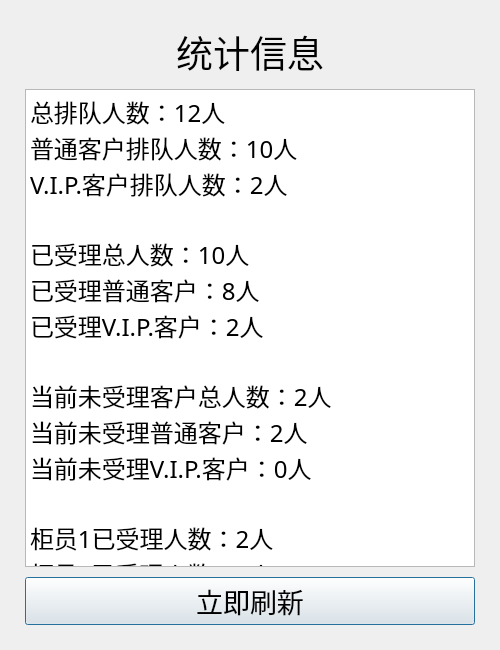
<?xml version="1.0" encoding="UTF-8"?>
<ui version="4.0">
 <class>ManagerDialog</class>
 <widget class="QDialog" name="ManagerDialog">
  <property name="geometry">
   <rect>
    <x>0</x>
    <y>0</y>
    <width>500</width>
    <height>650</height>
   </rect>
  </property>
  <property name="minimumSize">
   <size>
    <width>500</width>
    <height>650</height>
   </size>
  </property>
  <property name="maximumSize">
   <size>
    <width>500</width>
    <height>650</height>
   </size>
  </property>
  <property name="windowTitle">
   <string>Dialog</string>
  </property>
  <layout class="QVBoxLayout" name="verticalLayout">
   <property name="spacing">
    <number>10</number>
   </property>
   <property name="leftMargin">
    <number>25</number>
   </property>
   <property name="topMargin">
    <number>25</number>
   </property>
   <property name="rightMargin">
    <number>25</number>
   </property>
   <property name="bottomMargin">
    <number>25</number>
   </property>
   <item>
    <widget class="QLabel" name="title">
     <property name="enabled">
      <bool>true</bool>
     </property>
     <property name="font">
      <font>
       <family>Noto Sans CJK SC Medium</family>
       <pointsize>28</pointsize>
      </font>
     </property>
     <property name="text">
      <string>统计信息</string>
     </property>
     <property name="alignment">
      <set>Qt::AlignCenter</set>
     </property>
    </widget>
   </item>
   <item>
    <widget class="QTextEdit" name="statics">
     <property name="enabled">
      <bool>true</bool>
     </property>
     <property name="font">
      <font>
       <family>Noto Sans CJK SC Medium</family>
       <pointsize>18</pointsize>
      </font>
     </property>
     <property name="verticalScrollBarPolicy">
      <enum>Qt::ScrollBarAlwaysOff</enum>
     </property>
     <property name="sizeAdjustPolicy">
      <enum>QAbstractScrollArea::AdjustIgnored</enum>
     </property>
     <property name="readOnly">
      <bool>true</bool>
     </property>
     <property name="html">
      <string>&lt;!DOCTYPE HTML PUBLIC &quot;-//W3C//DTD HTML 4.0//EN&quot; &quot;http://www.w3.org/TR/REC-html40/strict.dtd&quot;&gt;
&lt;html&gt;&lt;head&gt;&lt;meta name=&quot;qrichtext&quot; content=&quot;1&quot; /&gt;&lt;style type=&quot;text/css&quot;&gt;
p, li { white-space: pre-wrap; }
&lt;/style&gt;&lt;/head&gt;&lt;body style=&quot; font-family:'Noto Sans CJK SC Medium'; font-size:18pt; font-weight:400; font-style:normal;&quot;&gt;
&lt;p style=&quot; margin-top:0px; margin-bottom:0px; margin-left:0px; margin-right:0px; -qt-block-indent:0; text-indent:0px;&quot;&gt;总排队人数：12人&lt;/p&gt;
&lt;p style=&quot; margin-top:0px; margin-bottom:0px; margin-left:0px; margin-right:0px; -qt-block-indent:0; text-indent:0px;&quot;&gt;普通客户排队人数：10人&lt;/p&gt;
&lt;p style=&quot; margin-top:0px; margin-bottom:0px; margin-left:0px; margin-right:0px; -qt-block-indent:0; text-indent:0px;&quot;&gt;V.I.P.客户排队人数：2人&lt;/p&gt;
&lt;p style=&quot;-qt-paragraph-type:empty; margin-top:0px; margin-bottom:0px; margin-left:0px; margin-right:0px; -qt-block-indent:0; text-indent:0px;&quot;&gt;&lt;br /&gt;&lt;/p&gt;
&lt;p style=&quot; margin-top:0px; margin-bottom:0px; margin-left:0px; margin-right:0px; -qt-block-indent:0; text-indent:0px;&quot;&gt;已受理总人数：10人&lt;/p&gt;
&lt;p style=&quot; margin-top:0px; margin-bottom:0px; margin-left:0px; margin-right:0px; -qt-block-indent:0; text-indent:0px;&quot;&gt;已受理普通客户：8人&lt;/p&gt;
&lt;p style=&quot; margin-top:0px; margin-bottom:0px; margin-left:0px; margin-right:0px; -qt-block-indent:0; text-indent:0px;&quot;&gt;已受理V.I.P.客户：2人&lt;/p&gt;
&lt;p style=&quot;-qt-paragraph-type:empty; margin-top:0px; margin-bottom:0px; margin-left:0px; margin-right:0px; -qt-block-indent:0; text-indent:0px;&quot;&gt;&lt;br /&gt;&lt;/p&gt;
&lt;p style=&quot; margin-top:0px; margin-bottom:0px; margin-left:0px; margin-right:0px; -qt-block-indent:0; text-indent:0px;&quot;&gt;当前未受理客户总人数：2人&lt;/p&gt;
&lt;p style=&quot; margin-top:0px; margin-bottom:0px; margin-left:0px; margin-right:0px; -qt-block-indent:0; text-indent:0px;&quot;&gt;当前未受理普通客户：2人&lt;/p&gt;
&lt;p style=&quot; margin-top:0px; margin-bottom:0px; margin-left:0px; margin-right:0px; -qt-block-indent:0; text-indent:0px;&quot;&gt;当前未受理V.I.P.客户：0人&lt;/p&gt;
&lt;p style=&quot;-qt-paragraph-type:empty; margin-top:0px; margin-bottom:0px; margin-left:0px; margin-right:0px; -qt-block-indent:0; text-indent:0px;&quot;&gt;&lt;br /&gt;&lt;/p&gt;
&lt;p style=&quot; margin-top:0px; margin-bottom:0px; margin-left:0px; margin-right:0px; -qt-block-indent:0; text-indent:0px;&quot;&gt;柜员1已受理人数：2人&lt;/p&gt;
&lt;p style=&quot; margin-top:0px; margin-bottom:0px; margin-left:0px; margin-right:0px; -qt-block-indent:0; text-indent:0px;&quot;&gt;柜员2已受理人数：8人&lt;/p&gt;&lt;/body&gt;&lt;/html&gt;</string>
     </property>
    </widget>
   </item>
   <item>
    <widget class="QPushButton" name="refreshButton">
     <property name="font">
      <font>
       <pointsize>20</pointsize>
      </font>
     </property>
     <property name="text">
      <string>立即刷新</string>
     </property>
    </widget>
   </item>
  </layout>
 </widget>
 <resources/>
 <connections/>
</ui>
